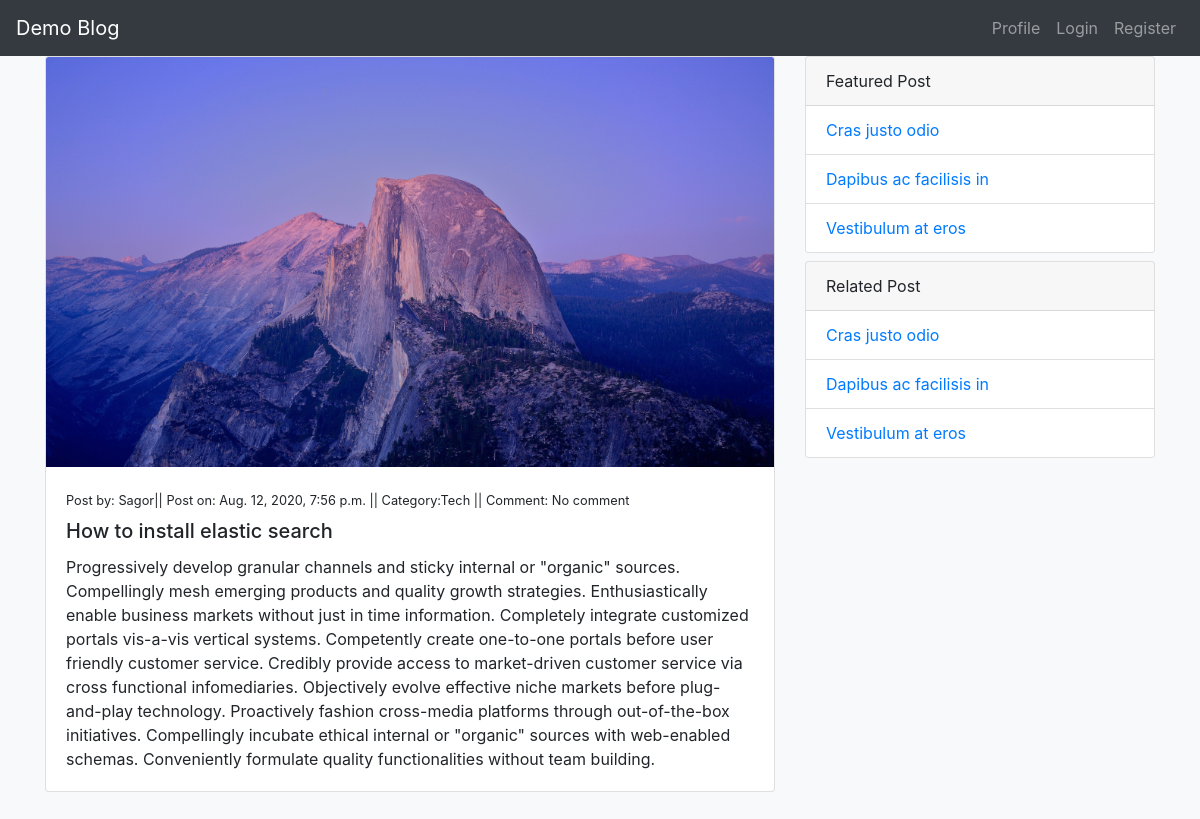
The app's page /article/detail/How to install elastic search with its own data.
### blog/models.py (models this page shows, shortened)
class Article(models.Model):
    title = models.CharField(max_length=150)
    category = models.ForeignKey(Category, on_delete=models.CASCADE, related_name='article_category')
    description = models.TextField()
    thumbnail = models.ImageField(upload_to='article')
    created_at = models.DateTimeField(auto_now_add=True)
    updated_at = models.DateTimeField(auto_now=True)

class Category(models.Model):
    name = models.CharField(max_length=70)
    is_active = models.BooleanField(default=True)
    def __str__(self):
        return self.name

### blog/views.py (the view)
# urls.py: path('article/detail/<title>', DetailView.as_view(), name='detail')
class DetailView(View):
    def get(self, request, title):
        details = get_object_or_404(Article, title=title)
        context = {
            'detail': details
        }
        template_name = 'details.html'
        return render(request, template_name, context)

### templates/details.html (shortened to what this page needs)
<!DOCTYPE html>
<html lang="en">
<head>
    <link rel="stylesheet" href="https://maxcdn.bootstrapcdn.com/bootstrap/4.5.2/css/bootstrap.min.css">
</head>
<body>
<header>
    <nav class="navbar navbar-expand-md bg-dark navbar-dark">
        <a class="navbar-brand" href="/">Demo Blog</a>
        <div class="collapse navbar-collapse" id="collapsibleNavbar">
            <ul class="navbar-nav ml-auto">
                <li class="nav-item">
                    <a class="nav-link" href="#">Profile</a>
                </li>
                <li class="nav-item">
                    <a class="nav-link" href="#">Login</a>
                </li>
                <li class="nav-item">
                    <a class="nav-link" href="#">Register</a>
                </li>
            </ul>
        </div>
    </nav>
</header>
<section class="main_area bg-light pb-5">
    <div class="container">
        <div class="row">
            <div class="col-lg-8">
                <article class="mb-3">
                    <div class="card">
                        <img class="card-img-top" src="{{ detail.thumbnail.url }}">
                        <div class="card-body">
                            <div class="article_info pb-2">
                                <small>Post by: Sagor|| Post on: {{ detail.created_at }} ||
                                    Category:{{ detail.category }} || Comment: No comment
                                </small>
                            </div>
                            <h5 class="card-title">{{ detail.title }}</h5>
                            <p class="card-text">{{ detail.description }}</p>
                        </div>
                    </div>
                </article>
            </div>
            <div class="col-lg-4">
                <div class="sidebar mb-2">
                    <div class="card">
                        <div class="card-header">
                            Featured Post
                        </div>
                        <ul class="list-group list-group-flush">
                            <li class="list-group-item"><a href="#">Cras justo odio</a></li>
                            <li class="list-group-item"><a href="#">Dapibus ac facilisis in</a></li>
                            <li class="list-group-item"><a href="#">Vestibulum at eros</a></li>
                        </ul>
                    </div>
                </div>
                <div class="sidebar">
                    <div class="card">
                        <div class="card-header">
                            Related Post
                        </div>
                        <ul class="list-group list-group-flush">
                            <li class="list-group-item"><a href="#">Cras justo odio</a></li>
                            <li class="list-group-item"><a href="#">Dapibus ac facilisis in</a></li>
                            <li class="list-group-item"><a href="#">Vestibulum at eros</a></li>
                        </ul>
                    </div>
                </div>
            </div>
        </div>
    </div>
</section>
</body>
</html>

### records on screen
Article: thumbnail (picture), created_at "Aug. 12, 2020, 7:56 p.m.", category "Tech", title "How to install elastic search", description "Progressively develop granular channels and sticky internal or \"organic\" sources. Compellingly mesh emerging products and quality growth strategies. Enthusiastically enable business markets without just in time information. Completely integrate customized portals vis-a-vis vertical systems. Competently create one-to-one portals before user friendly customer service. Credibly provide access to market-driven customer service via cross functional infomediaries. Objectively evolve effective niche markets before plug-and-play technology. Proactively fashion cross-media platforms through out-of-the-box initiatives. Compellingly incubate ethical internal or \"organic\" sources with web-enabled…"
